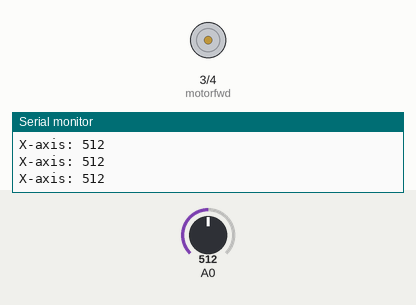
The sketch below on a simulated Arduino Uno, built with avr-gcc and run on an emulated ATmega328P. Parts: motor-driver pin pairs drawn as motors (green arrow = first pin HIGH = forward, orange = second pin HIGH = backward, longer = more drive, scaled by the enable pin), the last lines printed to the serial monitor. The inputs (shaded band) are chosen by the test bench; at power-on: A0 = 512.

Above: at 1.2 s.
1.3 s: A0 set to 560
2.9 s: A0 set to 440
4.5 s: A0 set to 306
At 5.2 s:
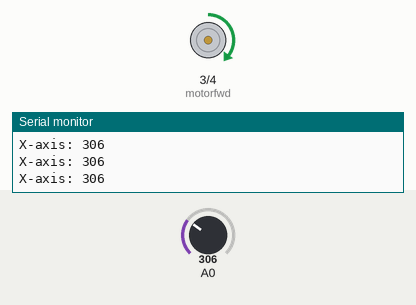
6.1 s: A0 set to 122
At 6.5 s:
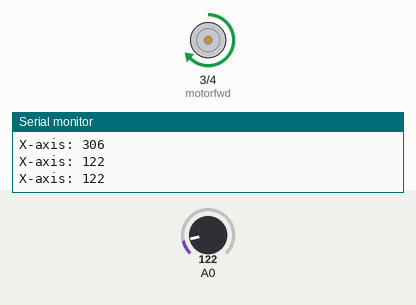
7.7 s: A0 set to 60
At 9.0 s:
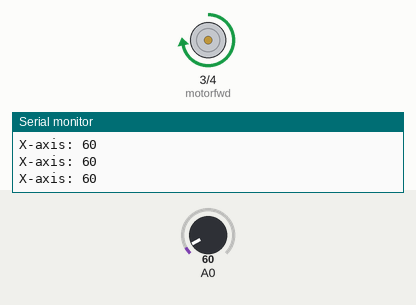
9.3 s: A0 set to 716
At 10.4 s:
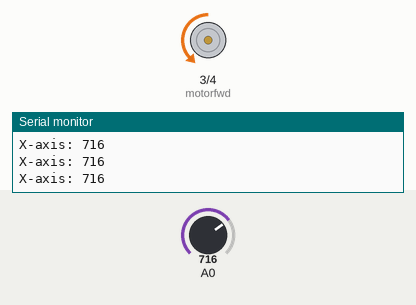
Timing chart, 0 to 11.9 s (numbered marks = the images above; inputs shaded):
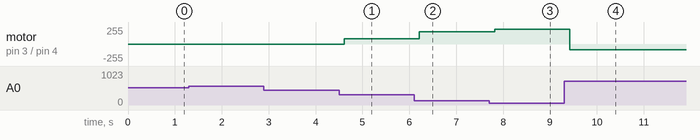

The sketch:

DC_Motor_Test.ino
```cpp
#define motorfwd 3
#define motorbwd 4
#define enable 5

int motorspeed = 0;

void setup() {
pinMode(motorfwd, OUTPUT);
pinMode(motorbwd, OUTPUT);
pinMode(enable, OUTPUT);

digitalWrite(enable, LOW);
Serial.begin(9600);
}

void loop() {

  int joy_x = analogRead(A0);

  Serial.print("X-axis: ");
  Serial.print(joy_x);
  Serial.print("\n\n");

  if (joy_x < 450) {
    digitalWrite(motorfwd, HIGH);
    digitalWrite(motorbwd, LOW);
    motorspeed = map(joy_x, 450, 0, 0, 255);
  }
  else if (joy_x > 550) {
    digitalWrite(motorfwd, LOW);
    digitalWrite(motorbwd, HIGH);
    motorspeed = map(joy_x, 550, 1023, 0, 255);
  }
  else {
    motorspeed = 0;
  }

  if (motorspeed < 70){
    motorspeed = 0;
  }

  analogWrite(enable, motorspeed);
  delay(200);
}
```

Measured:
- after the input at 4.5 s, motor on pin 3 (motorfwd) / pin 4 (motorbwd): stopped → forward 81/255 after 0.11 s
- after the input at 6.1 s, motor on pin 3 (motorfwd) / pin 4 (motorbwd): forward 81/255 → forward 185/255 after 0.11 s
- after the input at 7.7 s, motor on pin 3 (motorfwd) / pin 4 (motorbwd): forward 185/255 → forward 221/255 after 0.12 s
- after the input at 9.3 s, motor on pin 3 (motorfwd) / pin 4 (motorbwd): forward 221/255 → backward 89/255 after 0.12 s
